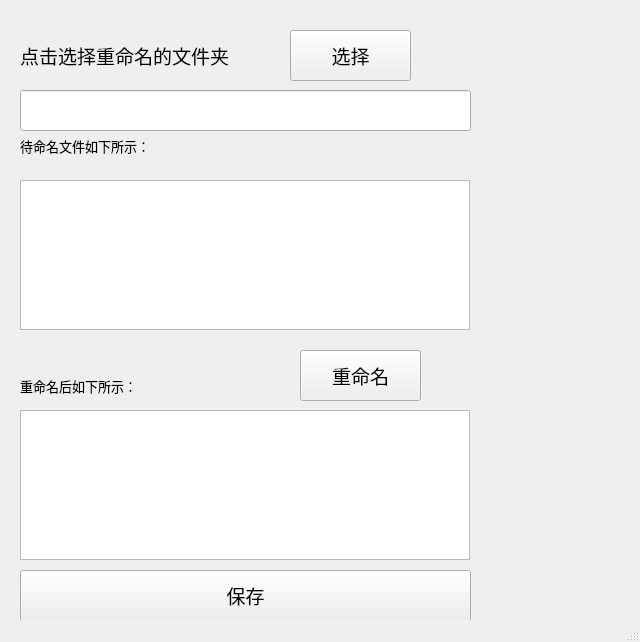
<?xml version="1.0" encoding="UTF-8"?>
<ui version="4.0">
 <class>MainWindow</class>
 <widget class="QMainWindow" name="MainWindow">
  <property name="geometry">
   <rect>
    <x>0</x>
    <y>0</y>
    <width>640</width>
    <height>642</height>
   </rect>
  </property>
  <property name="windowTitle">
   <string>MainWindow</string>
  </property>
  <widget class="QWidget" name="centralwidget">
   <widget class="QLabel" name="label">
    <property name="geometry">
     <rect>
      <x>20</x>
      <y>30</y>
      <width>241</width>
      <height>51</height>
     </rect>
    </property>
    <property name="font">
     <font>
      <family>Agency FB</family>
      <pointsize>14</pointsize>
     </font>
    </property>
    <property name="text">
     <string>点击选择重命名的文件夹</string>
    </property>
   </widget>
   <widget class="QPushButton" name="Re_pushButton">
    <property name="geometry">
     <rect>
      <x>290</x>
      <y>30</y>
      <width>121</width>
      <height>51</height>
     </rect>
    </property>
    <property name="font">
     <font>
      <family>Agency FB</family>
      <pointsize>14</pointsize>
     </font>
    </property>
    <property name="text">
     <string>选择</string>
    </property>
   </widget>
   <widget class="QListWidget" name="Old_listWidget">
    <property name="geometry">
     <rect>
      <x>20</x>
      <y>180</y>
      <width>450</width>
      <height>150</height>
     </rect>
    </property>
   </widget>
   <widget class="QLabel" name="label_2">
    <property name="geometry">
     <rect>
      <x>20</x>
      <y>130</y>
      <width>211</width>
      <height>31</height>
     </rect>
    </property>
    <property name="font">
     <font>
      <family>Agency FB</family>
      <pointsize>10</pointsize>
     </font>
    </property>
    <property name="text">
     <string>待命名文件如下所示：</string>
    </property>
   </widget>
   <widget class="QLabel" name="label_3">
    <property name="geometry">
     <rect>
      <x>20</x>
      <y>370</y>
      <width>211</width>
      <height>31</height>
     </rect>
    </property>
    <property name="font">
     <font>
      <family>Agency FB</family>
      <pointsize>10</pointsize>
     </font>
    </property>
    <property name="text">
     <string>重命名后如下所示：</string>
    </property>
   </widget>
   <widget class="QListWidget" name="listWidget_2">
    <property name="geometry">
     <rect>
      <x>20</x>
      <y>410</y>
      <width>450</width>
      <height>150</height>
     </rect>
    </property>
   </widget>
   <widget class="QPushButton" name="Re_pushButton_2">
    <property name="geometry">
     <rect>
      <x>300</x>
      <y>350</y>
      <width>121</width>
      <height>51</height>
     </rect>
    </property>
    <property name="font">
     <font>
      <family>Agency FB</family>
      <pointsize>14</pointsize>
     </font>
    </property>
    <property name="text">
     <string>重命名</string>
    </property>
   </widget>
   <widget class="QLineEdit" name="lineEdit">
    <property name="geometry">
     <rect>
      <x>20</x>
      <y>90</y>
      <width>451</width>
      <height>41</height>
     </rect>
    </property>
   </widget>
   <widget class="QPushButton" name="Re_pushButton_3">
    <property name="geometry">
     <rect>
      <x>20</x>
      <y>570</y>
      <width>451</width>
      <height>51</height>
     </rect>
    </property>
    <property name="font">
     <font>
      <family>Agency FB</family>
      <pointsize>14</pointsize>
     </font>
    </property>
    <property name="text">
     <string>保存</string>
    </property>
   </widget>
  </widget>
  <widget class="QStatusBar" name="statusbar"/>
 </widget>
 <resources/>
 <connections/>
</ui>
